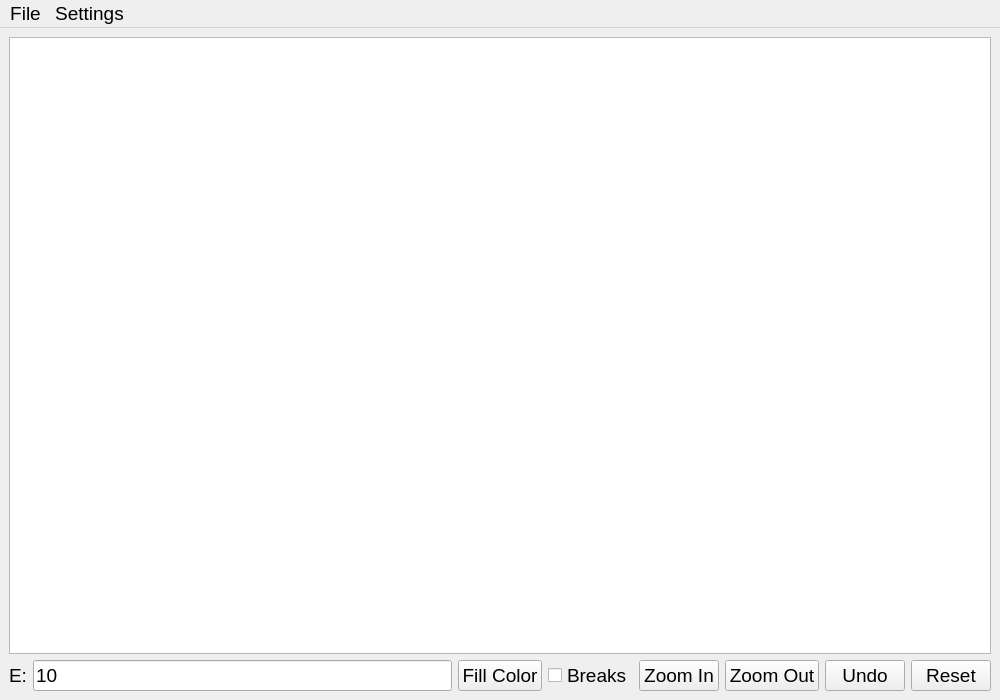
<?xml version="1.0" encoding="UTF-8"?>
<ui version="4.0">
 <class>MainWindow</class>
 <widget class="QMainWindow" name="MainWindow">
  <property name="geometry">
   <rect>
    <x>0</x>
    <y>0</y>
    <width>1000</width>
    <height>700</height>
   </rect>
  </property>
  <property name="font">
   <font>
    <family>Arial</family>
    <pointsize>14</pointsize>
    <italic>false</italic>
    <bold>false</bold>
    <underline>false</underline>
   </font>
  </property>
  <property name="cursor">
   <cursorShape>CrossCursor</cursorShape>
  </property>
  <property name="windowTitle">
   <string>Medical Image Processor</string>
  </property>
  <property name="styleSheet">
   <string notr="true"/>
  </property>
  <widget class="QWidget" name="centralwidget">
   <layout class="QVBoxLayout" name="verticalLayout">
    <item>
     <widget class="QGraphicsView" name="graphicsView"/>
    </item>
    <item>
     <layout class="QHBoxLayout" name="horizontalLayout">
      <item>
       <widget class="QLabel" name="label">
        <property name="text">
         <string>E:</string>
        </property>
       </widget>
      </item>
      <item>
       <widget class="QLineEdit" name="EInput">
        <property name="enabled">
         <bool>true</bool>
        </property>
        <property name="text">
         <string>10</string>
        </property>
       </widget>
      </item>
      <item>
       <widget class="QPushButton" name="colorButton">
        <property name="text">
         <string>Fill Color</string>
        </property>
       </widget>
      </item>
      <item>
       <widget class="QCheckBox" name="breaksCheckBox">
        <property name="text">
         <string>Breaks</string>
        </property>
       </widget>
      </item>
      <item>
       <widget class="QPushButton" name="zoomInButton">
        <property name="text">
         <string>Zoom In</string>
        </property>
       </widget>
      </item>
      <item>
       <widget class="QPushButton" name="zoomOutButton">
        <property name="text">
         <string>Zoom Out</string>
        </property>
       </widget>
      </item>
      <item>
       <widget class="QPushButton" name="undoButton">
        <property name="text">
         <string>Undo</string>
        </property>
       </widget>
      </item>
      <item>
       <widget class="QPushButton" name="resetButton">
        <property name="text">
         <string>Reset</string>
        </property>
       </widget>
      </item>
     </layout>
    </item>
   </layout>
  </widget>
  <widget class="QMenuBar" name="menubar">
   <property name="geometry">
    <rect>
     <x>0</x>
     <y>0</y>
     <width>1000</width>
     <height>22</height>
    </rect>
   </property>
   <widget class="QMenu" name="menuFile">
    <property name="title">
     <string>File</string>
    </property>
    <addaction name="actionOpen"/>
    <addaction name="actionSave"/>
   </widget>
   <widget class="QMenu" name="menuSettings">
    <property name="font">
     <font>
      <family>Arial</family>
     </font>
    </property>
    <property name="title">
     <string>Settings</string>
    </property>
    <widget class="QMenu" name="menuLanguage">
     <property name="font">
      <font>
       <family>Arial</family>
      </font>
     </property>
     <property name="title">
      <string>Language</string>
     </property>
     <addaction name="actionEnglish"/>
     <addaction name="actionRussian"/>
     <addaction name="actionGerman"/>
     <addaction name="actionFrench"/>
     <addaction name="actionChinese"/>
     <addaction name="actionJapanese"/>
     <addaction name="actionSpanish"/>
    </widget>
    <widget class="QMenu" name="menuTheme">
     <property name="title">
      <string>Theme</string>
     </property>
     <addaction name="actionLightTheme"/>
     <addaction name="actionDarkTheme"/>
    </widget>
    <widget class="QMenu" name="menuAdaptation">
        <property name="title">
            <string>OS Adaptation</string>
        </property>
        <addaction name="actionToggleNativeWidgets"/>
    </widget>
    <addaction name="menuLanguage"/>
    <addaction name="menuTheme"/>
    <addaction name="menuAdaptation"/>
   </widget>
   <action name="actionEnglish">
    <property name="text">
     <string>English</string>
    </property>
    <property name="font">
     <font>
      <family>Arial</family>
     </font>
    </property>
   </action>
   <action name="actionRussian">
    <property name="text">
     <string>Русский</string>
    </property>
    <property name="font">
     <font>
      <family>Arial</family>
     </font>
    </property>
   </action>
   <action name="actionGerman">
    <property name="text">
     <string>Deutsch</string>
    </property>
    <property name="font">
     <font>
      <family>Arial</family>
     </font>
    </property>
   </action>
   <action name="actionFrench">
    <property name="text">
     <string>Français</string>
    </property>
    <property name="font">
     <font>
      <family>Arial</family>
     </font>
    </property>
   </action>
   <action name="actionChinese">
    <property name="text">
     <string>中文</string>
    </property>
    <property name="font">
     <font>
      <family>Arial</family>
     </font>
    </property>
   </action>
   <action name="actionJapanese">
    <property name="text">
     <string>日本語</string>
    </property>
    <property name="font">
     <font>
      <family>Arial</family>
     </font>
    </property>
   </action>
   <action name="actionSpanish">
    <property name="text">
     <string>Español</string>
    </property>
    <property name="font">
     <font>
      <family>Arial</family>
     </font>
    </property>
   </action>
   <action name="actionLightTheme">
    <property name="text">
     <string>Light</string>
    </property>
    <property name="font">
     <font>
      <family>Arial</family>
     </font>
    </property>
   </action>
   <action name="actionDarkTheme">
    <property name="text">
     <string>Dark</string>
    </property>
    <property name="font">
     <font>
      <family>Arial</family>
     </font>
    </property>
   </action>
   <action name="actionToggleNativeWidgets">
       <property name="text">
           <string>OS Adaptation</string>
       </property>
       <property name="checkable">
           <bool>true</bool>
       </property>
   </action>
   <addaction name="menuFile"/>
   <addaction name="menuSettings"/>
  </widget>
  <action name="actionOpen">
   <property name="text">
    <string>Open</string>
    </property>
    <property name="font">
     <font>
      <family>Arial</family>
     </font>
    </property>
  </action>
  <action name="actionSave">
   <property name="text">
    <string>Save</string>
    </property>
    <property name="font">
     <font>
      <family>Arial</family>
     </font>
    </property>
  </action>
 </widget>
 <resources/>
 <connections/>
</ui>
